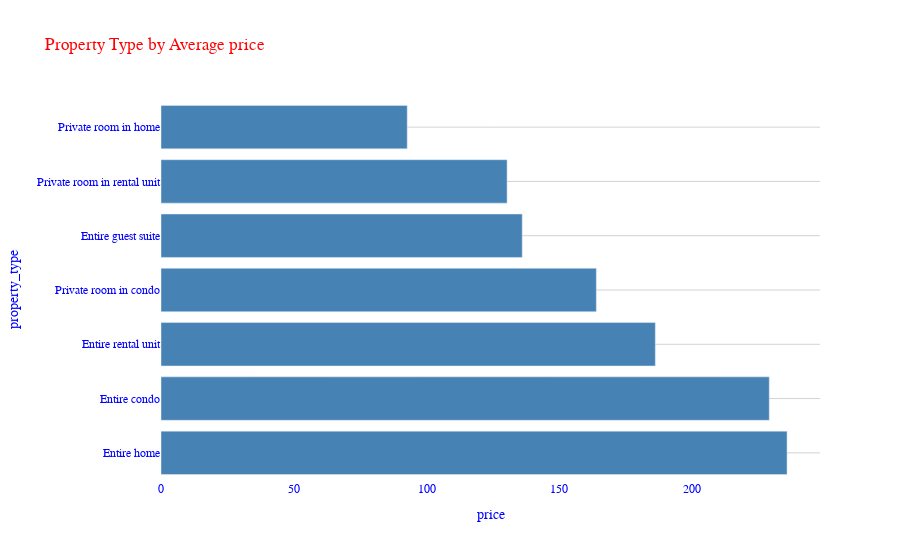

The cell this chart's notebook holds for it:
### Code cell
prop_type_list =dfA.property_type.value_counts()[:7].index.tolist()
dfplist = dfA[dfA.property_type.isin(prop_type_list)]
dfPrP = dfplist.groupby(['property_type'])['price'].mean().sort_values(ascending=False).round(1).to_frame()
dfplist = dfplist.groupby(['property_type'])['price'].mean().sort_values(ascending=False).round(1).reset_index()
fig = px.bar(dfplist, x='price', y='property_type',title = "Property Type by Average price")
fig.update_traces(marker_color='steelblue')
fig.update_layout(
    font_family="Courier New",
    font_color="blue",
    title_font_family="Times New Roman",
    title_font_color="red",
    plot_bgcolor='white'
    #legend_title_font_color="green"
)
fig.update_yaxes(title_font_family="Arial",gridcolor='lightgrey')
fig.show()

### Figure 1 — Plotly figure (JSON) as saved in the notebook; plotly's stock layout.template omitted (floating-point values rounded to 4 significant figures)
{"data": [{"alignmentgroup": "True", "hovertemplate": "price=%{x}<br>property_type=%{y}<extra></extra>", "legendgroup": "", "marker": {"color": "steelblue", "pattern": {"shape": ""}}, "name": "", "offsetgroup": "", "orientation": "h", "showlegend": false, "textposition": "auto", "type": "bar", "x": [235.7, 229, 186.1, 163.9, 136, 130.3, 92.7], "xaxis": "x", "y": ["Entire home", "Entire condo", "Entire rental unit", "Private room in condo", "Entire guest suite", "Private room in rental unit", "Private room in home"], "yaxis": "y"}], "layout": {"autosize": true, "barmode": "relative", "font": {"color": "blue", "family": "Courier New"}, "legend": {"tracegroupgap": 0}, "plot_bgcolor": "white", "title": {"font": {"color": "red", "family": "Times New Roman"}, "text": "Property Type by Average price"}, "xaxis": {"anchor": "y", "autorange": true, "domain": [0, 1], "range": [0, 248.1], "title": {"text": "price"}, "type": "linear"}, "yaxis": {"anchor": "x", "autorange": true, "domain": [0, 1], "gridcolor": "lightgrey", "range": [-0.5, 6.5], "title": {"font": {"family": "Arial"}, "text": "property_type"}, "type": "category"}}}
